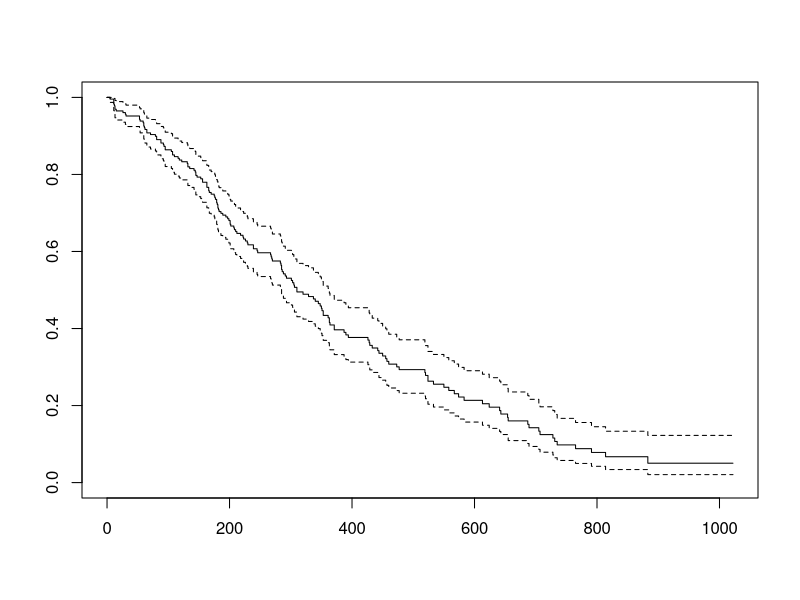
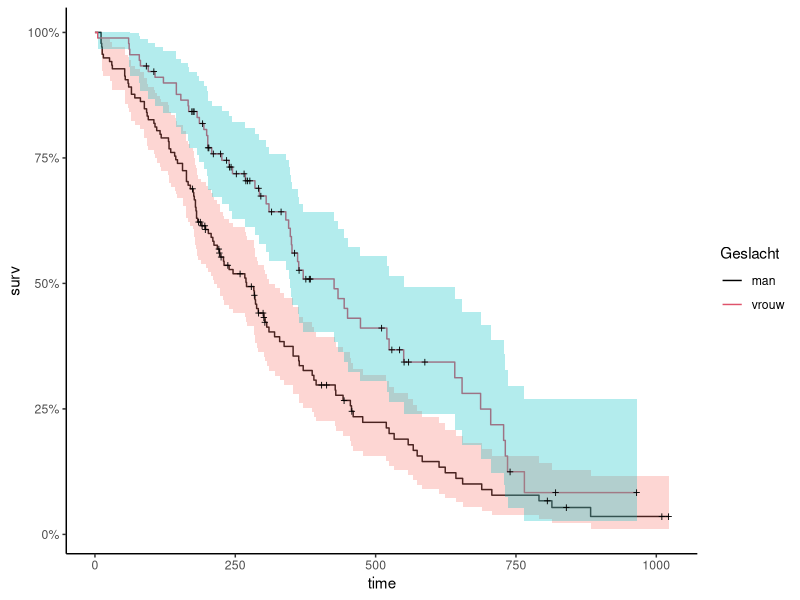
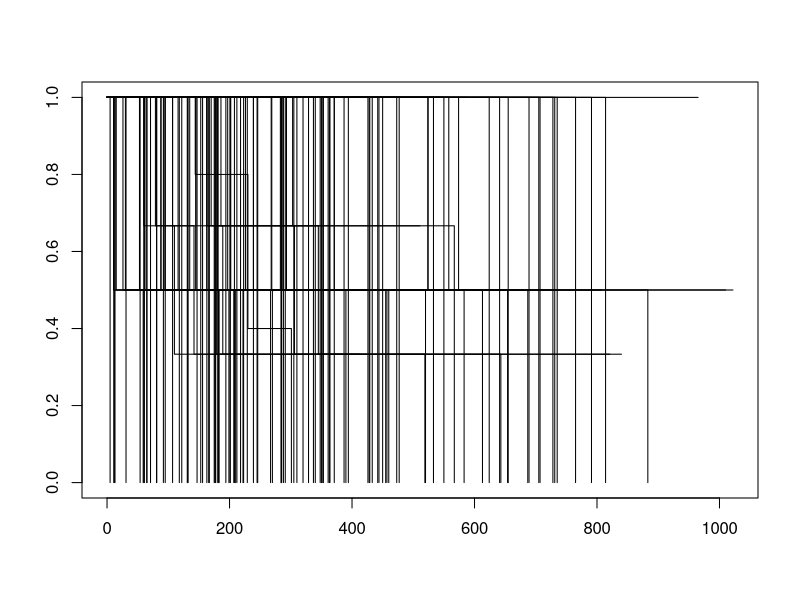

Write R code to recreate these figures, in order.
library(survival)
library(tidyverse)


#Dataset laden
df <- lung

#survivalobject maken, status=2 betekent overleden
S <- Surv(time=df$time, event=df$status, type="right")

#Kaplan-Meier survival curve
fit <- survfit(S~1)
fit
names(fit)

#Via plot
plot(fit)

#via ggplot
library(ggfortify)


#Effect van geslacht
fit <- survfit(S~df$sex)
autoplot(fit) +
  guides(fill=FALSE) +
  scale_color_manual(name = "Geslacht", labels = c("man", "vrouw"), values = c(1,2)) +
  theme_classic()


#Testen
survdiff(S~df$sex)

#Cox proportional hazard model
fit_cox <- coxph(S~df$sex)
fit_cox

#Complexer model
fit_cox <- coxph(S~df$sex+df$age+df$ph.karno)
summary(fit_cox)

plot(survfit(S~df$sex+df$age+df$ph.karno))
